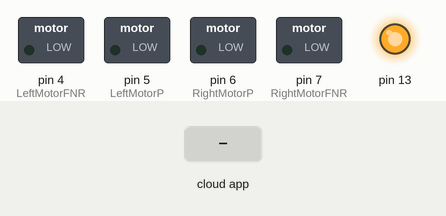
Bench run of a sketch on a simulated Arduino Uno, built with avr-gcc and run on an emulated ATmega328P. Shown: switched loads named in the sketch (green lamp = pin HIGH), output pins drawn as LEDs (lit = HIGH). The test bench sets the inputs (shaded band). The ROS host is connected and sends only what is stated.

Above: at 1.8 s.
1.9 s: the phone or cloud app sets robot_control to go
At 2.3 s:
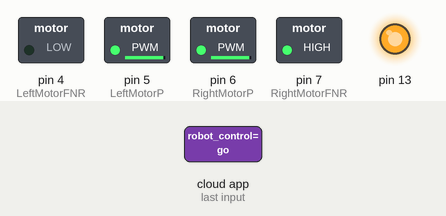
At 4.6 s:
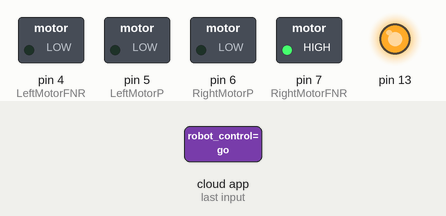
5.0 s: the phone or cloud app sets robot_control to back
At 6.2 s:
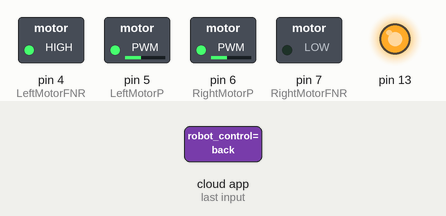
Timing chart, 0 to 8.5 s (numbered marks = the images above; inputs shaded):
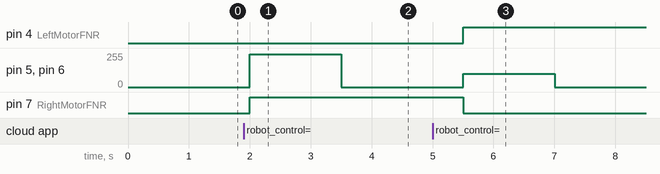

The sketch:

HelloWorld.ino
```cpp
/*
 * rosserial Publisher Example
 * Prints "hello world!"
 */

#define USE_USBCON
#include <ros.h>
#include <std_msgs/String.h>

ros::NodeHandle  nh;
std_msgs::String robot_state;
ros::Publisher ROBOT_status("ROBOT_status",&robot_state);
int RightMotorP = 6;
int RightMotorFNR = 7;
int LeftMotorP = 5;
int LeftMotorFNR = 4;
int RightsignalA = 8;
int RightsignalB = 9;
int LeftsignalA = 10;
int LeftsignalB = 11;

String state;

void robot_FWD(){
    digitalWrite(RightMotorFNR,HIGH);
    analogWrite(RightMotorP, 500);
    digitalWrite(LeftMotorFNR,LOW);
    analogWrite(LeftMotorP, 500);
    delay(1500);
    analogWrite(RightMotorP, 0);
    analogWrite(LeftMotorP, 0);
  }
void robot_RWD() {

    digitalWrite(RightMotorFNR,LOW);
    analogWrite(RightMotorP, 100);
    digitalWrite(LeftMotorFNR,HIGH);
    analogWrite(LeftMotorP, 100);
    delay(1500);
    analogWrite(RightMotorP, 0);
    analogWrite(LeftMotorP, 0);
  }

void robot_STP(){

    analogWrite(RightMotorP, 0);
    analogWrite(LeftMotorP, 0);
  }
void action_ROBOT( const std_msgs::String& msg){
  state = msg.data;
  ROBOT_status.publish(&msg);
  if (state=="go") {
    robot_FWD();
  }

  if (state=="back") {
    robot_RWD();
    }
  if (state=="stop"){
    robot_STP();
    }
}
ros::Subscriber<std_msgs::String> sub("robot_control", &action_ROBOT );

void setup()
{
  pinMode(RightMotorFNR, OUTPUT);
  pinMode(LeftMotorFNR, OUTPUT);

  nh.initNode();
  nh.advertise(ROBOT_status);
  nh.subscribe(sub);

  pinMode(13, OUTPUT);
  digitalWrite(13, HIGH);
}

void loop()
{
  nh.spinOnce();
  delay(1000);
}
```

Measured:
- after the input at 1.9 s, pin 5 (LeftMotorP), pin 6 (RightMotorP): 0/255 → 244/255 after 0.10 s, → 0/255 1.5 s later; pin 7 (RightMotorFNR): LOW → HIGH after 0.10 s
- after the input at 5.0 s, pin 4 (LeftMotorFNR): LOW → HIGH after 0.50 s; pin 5 (LeftMotorP), pin 6 (RightMotorP): 0/255 → 100/255 after 0.50 s, → 0/255 1.5 s later; pin 7 (RightMotorFNR): HIGH → LOW after 0.50 s
